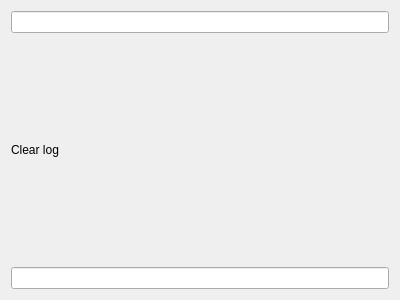
<?xml version="1.0" encoding="UTF-8"?>
<ui version="4.0">
 <class>DialogRaser</class>
 <widget class="QDialog" name="DialogRaser">
  <property name="geometry">
   <rect>
    <x>0</x>
    <y>0</y>
    <width>400</width>
    <height>300</height>
   </rect>
  </property>
  <property name="windowTitle">
   <string>Dialog</string>
  </property>
  <layout class="QVBoxLayout" name="verticalLayout" stretch="2,2,8">
   <item>
    <widget class="QLineEdit" name="lineEdit"/>
   </item>
   <item>
    <widget class="QLabel" name="label">
     <property name="text">
      <string>Clear log</string>
     </property>
    </widget>
   </item>
   <item>
    <widget class="QLineEdit" name="lineEdit_2">
     <property name="readOnly">
      <bool>true</bool>
     </property>
    </widget>
   </item>
  </layout>
 </widget>
 <resources/>
 <connections/>
</ui>
